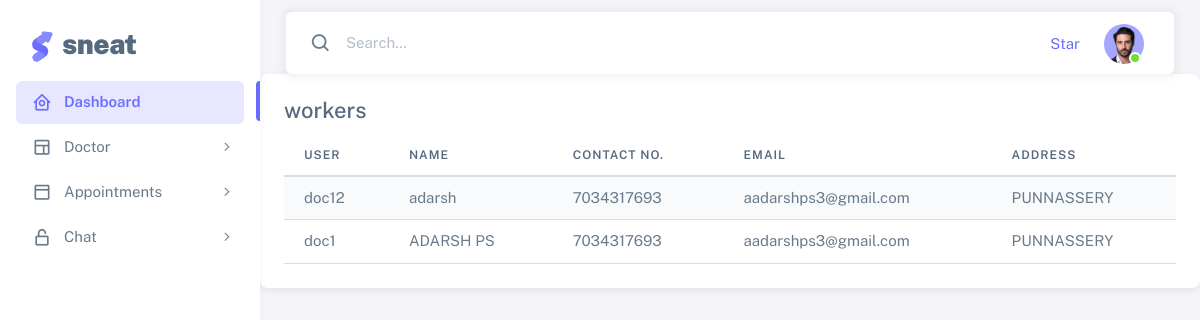
Screenshot of /view_doc_pat with the database file from the repository.
### detection_app/models.py (models this page shows, shortened)
class doctor(models.Model):
    user = models.OneToOneField(Login, on_delete=models.CASCADE, related_name='worker')
    name = models.CharField(max_length=100)
    qualification = models.CharField(max_length=100)
    email = models.EmailField()
    phone_number = models.CharField(max_length=10)
    address = models.CharField(max_length=200)
    experience = models.CharField(max_length=200)

class Login(AbstractUser):
    is_doctor = models.BooleanField(default=False)
    is_user = models.BooleanField(default=False)

### detection_app/views.py (the view)
# urls.py: path("view_doc_pat",views.view_doc_pat,name="view_doc_pat"),
def view_doc_pat(request):
    data = doctor.objects.all()
    return render(request, 'view_doc.html', {'data': data})

### detection_app/templates/view_doc.html
{% extends 'index.html' %}
{% load crispy_forms_tags %}
{% block content %}
<div class="col-lg-12 grid-margin stretch-card">
              <div class="card">
                <div class="card-body">
                  <h4 class="card-title">workers</h4>
                  <div class="table-responsive">
                    <table class="table table-striped">
                      <thead>
                        <tr>
                          <th>User</th>
                          <th>NAME</th>
                          <th>CONTACT NO.</th>
                          <th>Email</th>
                          <th>ADDRESS</th>
                        </tr>
                      </thead>
                      <tbody>
                      {% for i in data %}
                        <tr>
                          <td>{{ i.user }}</td>
                          <td>{{ i.name }}</td>
                          <td>{{ i.phone_number }}</td>
                          <td>{{ i.email }}</td>
                          <td>{{ i.address }}</td>
                        </tr>
                      {% endfor %}
                      </tbody>
                    </table>
                  </div>
                </div>
              </div>
            </div>
{% endblock %}

### rows the page displays
doctor: user "doc12", name "adarsh", phone_number "7034317693", email "aadarshps3@gmail.com", address "PUNNASSERY"
doctor: user "doc1", name "ADARSH PS", phone_number "7034317693", email "aadarshps3@gmail.com", address "PUNNASSERY"
